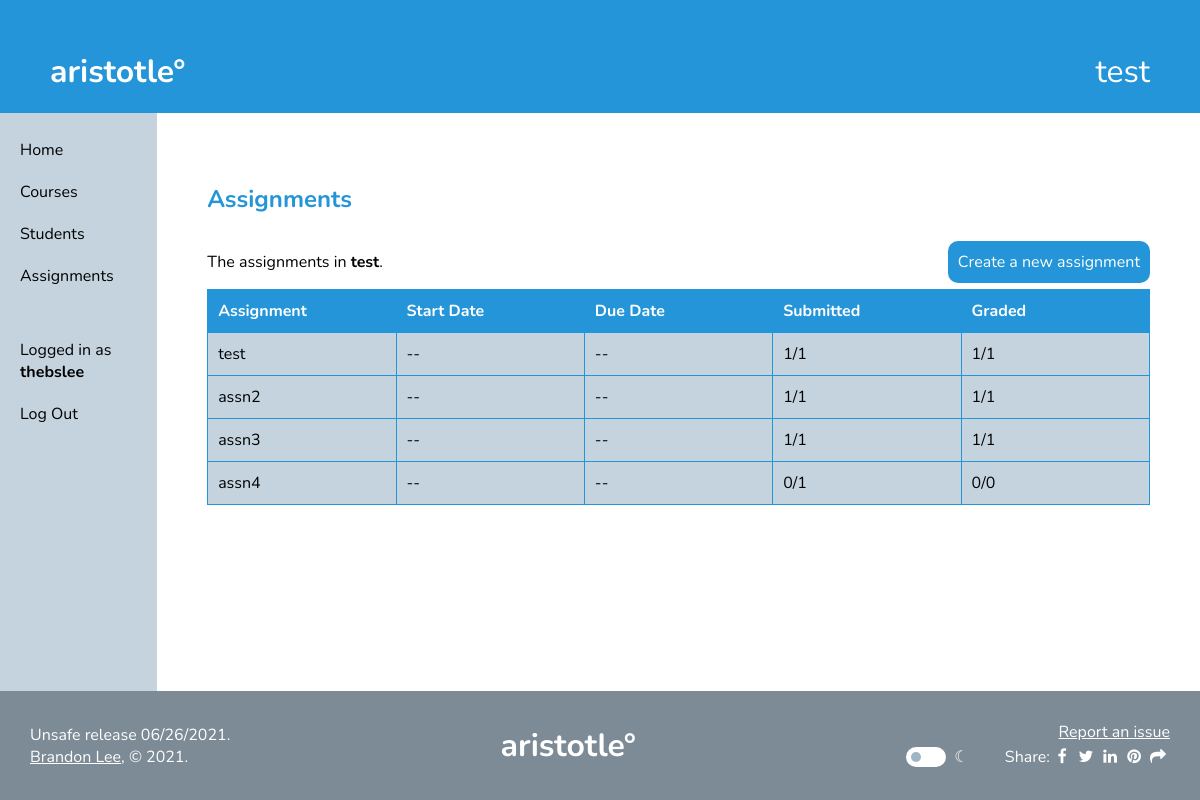
Page /forum/assignments/ (signed in) on the committed database.
### forum/models.py (models this page shows)
class Course(models.Model):
    name = models.CharField(max_length=100)
    owner = models.ForeignKey(
        settings.AUTH_USER_MODEL,
        on_delete=models.CASCADE,
        related_name='course_of_owner'
    )
    students = models.ManyToManyField(
        settings.AUTH_USER_MODEL,
        related_name='course_of_student',
        blank=True
    )
    uuid = models.UUIDField(
        default=uuid.uuid4,
        editable=False
    )

class Assignment(models.Model):
    course = models.ForeignKey(
        Course,
        on_delete=models.CASCADE
    )
    title = models.CharField(max_length=100)
    start_datetime = models.DateTimeField(null=True, blank=True)
    end_datetime = models.DateTimeField(null=True, blank=True)
    description = models.TextField(max_length=10000, blank=True)
    total_points = models.FloatField(null=True, blank=True)

### forum/views.py (the view, shortened to what this page needs)
# urls.py: path('assignments/', views.assignments, name='assignments'),
def assignments(request):
    if not request.user.is_authenticated:
        return redirect('home')
    context = alwaysContext(request)
    course = Course.objects.filter(id=request.session.get('selected_course_id')).first()
    if (course.owner == request.user):
        context["assignments"] = []
        for assignment in Assignment.objects.filter(course=course).order_by("end_datetime"):
            context["assignments"].append(TeacherAssignmentRow(assignment, request))
        return render(request, "assignments_teacher.html", context)

### forum/views.py (called while the page is built)
def alwaysContext(request):
    return {
        "username": request.user.username,
        "selected_course": Course.objects.filter(id=request.session.get('selected_course_id')).first()
    }

### forum/templates/assignments_teacher.html
{% extends 'base.html' %}
{% load static %}
{% block content %}
<h2>Assignments</h2>
<div style="display: flex; flex-direction: row; align-items: center; justify-content: space-between;">
    {% if assignments|length > 0 %}<p>The assignments in <b>{{selected_course.name}}</b>.</p>{% else %}<p>No assignments yet!</p>{% endif %}
    <a href="{% url 'forum:newassignment' %}"><div class="button">Create a new assignment</div></a>
</div>
<table>
    <tr>
        <th>Assignment</th>
        <th>Start Date</th>
        <th>Due Date</th>
        <th>Submitted</th>
        <th>Graded</th>
    </tr>
    {% for assignment in assignments %}
    <tr onclick="location.href='{% url 'forum:assignmentdetails' assignment.id %}'" style="cursor:pointer" class="{% if assignment.graded == assignment.submitted %}done{% else %}not-done{% endif %}">
        <td>{% if assignment.graded != assignment.submitted %}&#8226;&nbsp;&nbsp;&nbsp;&nbsp;{% endif %}{{assignment.title}}</td>
        <td>{% if assignment.start_datetime != None %}{{assignment.start_datetime}}{% else %}--{% endif %}</td>
        <td>{% if assignment.end_datetime != None %}{{assignment.end_datetime}}{% else %}--{% endif %}</td>
        <td>{% if assignment.submitted != None %}{{assignment.submitted}}{% else %}--{% endif %}/{% if assignment.nostudents != None %}{{assignment.nostudents}}{% else %}--{% endif %}</td>
        <td>{% if assignment.graded != None %}{{assignment.graded}}{% else %}--{% endif %}/{% if assignment.submitted != None %}{{assignment.submitted}}{% else %}--{% endif %}</td>
    </tr>
    {% endfor %}
</table>
<link rel="stylesheet" href="{% static 'css/table.css' %}">
<link rel="stylesheet" href="{% static 'css/done.css' %}">
{% endblock %}

### templates/base.html (shortened to what this page needs)
{% load static %}
<html>
    <head>
        <link rel="stylesheet" href="{% static 'css/main.css' %}">
    </head>
    <body>
        <a href="{% url 'home' %}">
            <div id=pagehead>
                <div style="display:flex; flex-direction: row; align-items: center;">
                    aristotle°
                </div>
                <div style="font-weight: normal">
                    {{selected_course.name}}
                </div>
            </div>
        </a>
        <div id="fullcontainer">
            {% if username %}
            <div id="navbar">
                <ul>
                    <a href="{% url 'home' %}"><li>Home</li></a>
                    <a href="{% url 'forum:courses' %}"><li>Courses</li></a>
                    {% if selected_course %}
                    {% if selected_course.owner == request.user %}<a href="{% url 'forum:students' %}"><li>Students</li></a>{% endif %}
                    <a href="{% url 'forum:assignments' %}"><li>Assignments</li></a>
                    {% endif %}
                </ul>
                <ul>
                    <li>Logged in as <b>{{username}}</b></li>
                    <a href="{% url 'authentication:logout' %}"><li>Log Out</li></a>
                </ul>
            </div>
            {% endif %}
            <div id="content">
                {% block content %}
                {% endblock %}
            </div>
        </div>
        <div id="pagefoot">
            <span>Unsafe release 06/26/2021.<br><a href="http://brandonssandbox.com" style="color:var(--always-white); text-decoration: underline;">Brandon Lee</a>, &#169; 2021.</span>
            <a href="{% url 'home' %}" style="font-size: xx-large; font-weight: bold; color: white">aristotle°</a>
            <div>
                <div style="text-align: right;"><a href="https://github.com/dabslee/aristotle/issues" style="color:var(--always-white); text-decoration: underline;">Report an issue</a></div>
                <div>
                    <div class="theme-switch-wrapper">
                        <label class="theme-switch" for="checkbox">
                            <div class="slider round"></div>
                        </label>
                    <div style="font-style: normal;">&ensp;&#9790;</div>
                    &ensp;&ensp;&ensp;&ensp;
                    Share: <link rel="stylesheet" href="https://cdnjs.cloudflare.com/ajax/libs/font-awesome/4.7.0/css/font-awesome.min.css"><div id='shareLinks' style='display:flex;flex-direction:row;font-size: 16px;'> <a id="Facebook-share-icon" class="fa fa-facebook" target="_blank"></a> <a id="Twitter-share-icon" class="fa fa-twitter" target="_blank"></a> <a id="LinkedIn-share-icon" class="fa fa-linkedin" target="_blank"></a> <a id="Pinterest-share-icon" class="fa fa-pinterest" target="_blank"></a> <a class="fa fa-share" href="javascript:void(0);" onclick="copyUrlToClipboard()"></a> </div>
                </div>
            </div>
            <link rel="stylesheet" href="{% static 'css/themeswitcher.css' %}">
        </div>
    </body>
</html>

### static/css/main.css (style rules this page uses)
:root { --aristotle-blue: #2395d8; --aristotle-blue-text: #2395d8; --light-aristotle-blue: #daf1ff; --fog-gray: #c4d3dd; --dark-fog-gray: #a0b5c4; --extra-dark-fog-gray: #7c8b96; --main-font: 'Nunito'; --main-margin: 50px; --transition-time: 0.2s; --white-text: white; --black-text: black; --main-background: white; --input-background: white; --always-white: white; --muted-gray: #eee; }
html { background-color: var(--main-background); transition: var(--transition-time); }
body { font-family: var(--main-font); margin: 0px; display: flex; height: 100%; flex-direction: column; color: var(--black-text); transition: var(--transition-time); }
#pagehead { color: var(--always-white); background-color: var(--aristotle-blue); font-size: xx-large; font-weight: bold; padding: var(--main-margin); padding-bottom: 20px; justify-content: space-between; display: flex; flex-direction: row; transition: var(--transition-time); }
a { text-decoration: none; }
#fullcontainer { display: flex; flex-direction: row; flex: 1; }
#pagefoot { display: flex; flex-direction: row; padding: 30px; min-height: fit-content; align-items: center; justify-content: space-between; color: var(--always-white); background-color: var(--extra-dark-fog-gray); transition: var(--transition-time); }
#content { margin: var(--main-margin); width: 100%; height: fit-content; }
#navbar { background-color: var(--fog-gray); height: 100%; display: flex; flex-direction: column; width: 200px; transition: var(--transition-time); }
#navbar ul { list-style-type: none; padding-left: 0; }
#navbar li { padding: 10px 20px; color: var(--black-text); }
#navbar a li { cursor: pointer; }
h2 { color: var(--aristotle-blue-text); }
#fullcontainer a { color: var(--aristotle-blue-text); text-decoration: none; }
.button { border-radius: 10px; color: white; background-color: var(--aristotle-blue); padding: 10px; min-width: 100px; width: max-content; text-align: center; cursor: pointer; }

### static/css/table.css (style rules this page uses)
table { width: 100%; border-collapse: collapse; table-layout: fixed; }
td, th { border: solid 1px var(--aristotle-blue); padding: 10px; }
th { background-color: var(--aristotle-blue); color: white; text-align: left; }

### static/css/done.css (style rules this page uses)
.done { background-color: var(--fog-gray) }

### static/css/themeswitcher.css (style rules this page uses)
.theme-switch-wrapper { display: flex; align-items: center; }
.theme-switch { display: inline-block; height: 20px; position: relative; width: 40px; }
.slider { background-color: white; bottom: 0; cursor: pointer; left: 0; position: absolute; right: 0; top: 0; transition: var(--transition-time); }
.slider:before { background-color: var(--dark-fog-gray); bottom: 5px; content: ""; height: 10px; left: 5px; position: absolute; transition: .4s; width: 10px; }
.slider.round { border-radius: 34px; }
.slider.round:before { border-radius: 50%; }

### templates/base.html (style rules this page uses)
.fa { text-decoration: none; color: #ffffff; border-radius: 0%; padding: 2px; padding-top: 5px; padding-bottom: -1px; margin: 0 0px; width: 20px; height: 20px; text-align: center; }

### rows in the picture
Course: name "test"
Assignment: title "test"
Assignment: title "assn2"
Assignment: title "assn3"

### other values in the picture
{{ username }} "thebslee"
{{ assignment.submitted }} "1" "1" "1"
{{ assignment.nostudents }} "1" "1" "1"
{{ assignment.graded }} "1" "1" "1"
{{ assignment.title }} "assn4"
{{ assignment.submitted }} "0"
{{ assignment.nostudents }} "1"
{{ assignment.graded }} "0"
